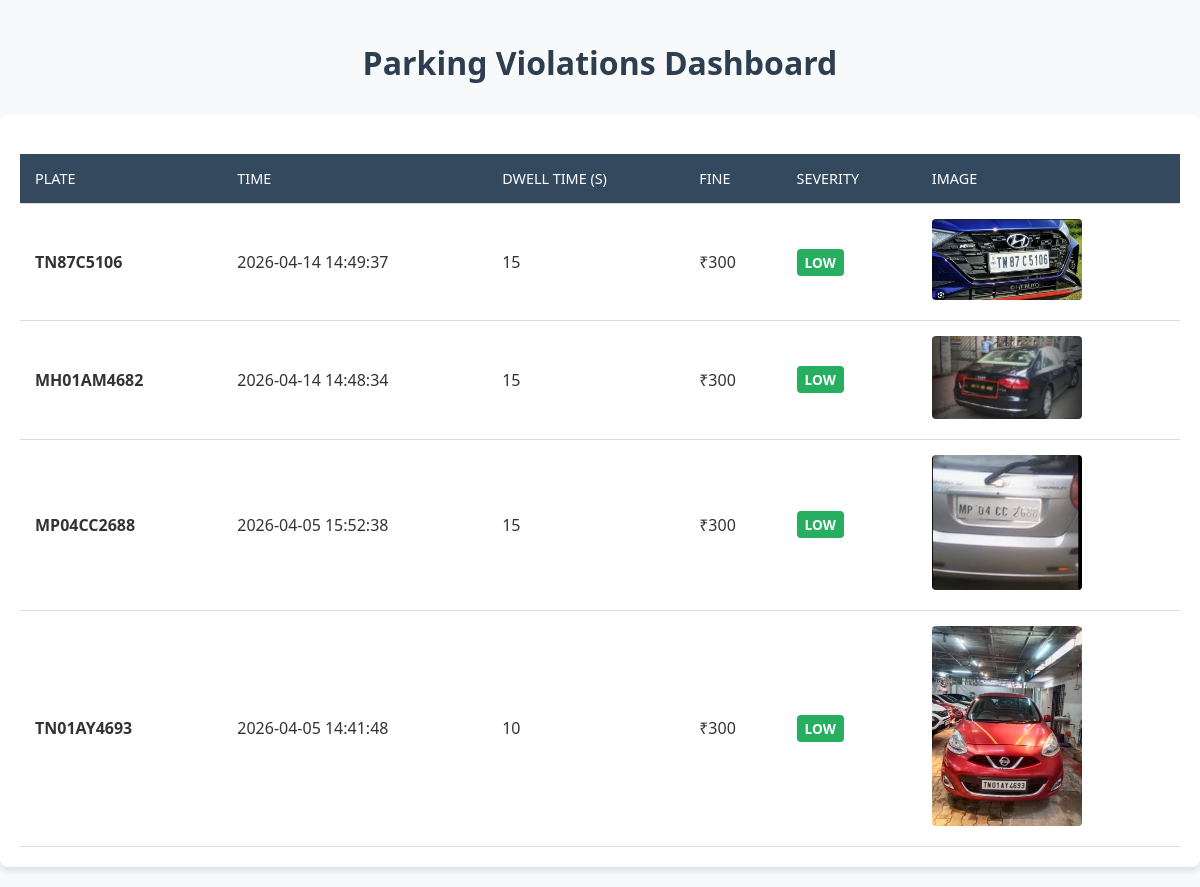
/dashboard, run on the app's committed database.
### tables this page shows
CREATE TABLE violations (
            id         INTEGER PRIMARY KEY AUTOINCREMENT,
            plate      TEXT    NOT NULL,
            timestamp  INTEGER NOT NULL,
            dwell_time INTEGER NOT NULL,
            fine       INTEGER NOT NULL,
            image_path TEXT    NOT NULL
        , severity TEXT NOT NULL DEFAULT 'N/A');

### backend/app.py (the view)
@app.route('/dashboard', methods=['GET'])
def dashboard():
    conn = get_db_connection()
    try:
        rows = conn.execute('''
            SELECT plate, timestamp, dwell_time, fine, severity, image_path
            FROM violations
            WHERE id IN (SELECT MAX(id) FROM violations GROUP BY plate)
            ORDER BY timestamp DESC
        ''').fetchall()
        violations = []
        for row in rows:
            violations.append({
                "plate":      row["plate"],
                "time":       datetime.fromtimestamp(row["timestamp"] / 1000).strftime("%Y-%m-%d %H:%M:%S"),
                "dwell_time": row["dwell_time"],
                "fine":       row["fine"],
                "severity":   row["severity"],
                "image_path": row["image_path"]
            })
    finally:
        conn.close()
    return render_template('index.html', violations=violations)

### backend/database.py (called while the page is built)
def get_db_connection():
    conn = sqlite3.connect(DB_PATH)
    conn.row_factory = sqlite3.Row
    conn.execute('''
        CREATE TABLE IF NOT EXISTS violations (
            id         INTEGER PRIMARY KEY AUTOINCREMENT,
            plate      TEXT    NOT NULL,
            timestamp  INTEGER NOT NULL,
            dwell_time INTEGER NOT NULL,
            fine       INTEGER NOT NULL,
            severity   TEXT    NOT NULL,
            image_path TEXT    NOT NULL
        )
    ''')
    cursor = conn.execute("PRAGMA table_info(violations)")
    columns = [row['name'] for row in cursor.fetchall()]
    if 'severity' not in columns:
        conn.execute("ALTER TABLE violations ADD COLUMN severity TEXT NOT NULL DEFAULT 'N/A'")
    conn.commit()
    return conn

### templates/index.html (shortened to what this page needs)
<!DOCTYPE html>
<html lang="en">
<head>
</head>
<body>
    <h1>Parking Violations Dashboard</h1>
    <div class="container">
        {% if violations %}
        <table>
            <thead>
                <tr>
                    <th>Plate</th>
                    <th>Time</th>
                    <th>Dwell Time (s)</th>
                    <th>Fine</th>
                    <th>Severity</th>
                    <th>Image</th>
                </tr>
            </thead>
            <tbody>
                {% for v in violations %}
                <tr>
                    <td><strong>{{ v.plate }}</strong></td>
                    <td>{{ v.time }}</td>
                    <td>{{ v.dwell_time }}</td>
                    <td>₹{{ v.fine }}</td>
                    <td>
                        <span class="severity severity-{{ v.severity|lower if v.severity else 'default' }}">
                            {{ v.severity if v.severity else 'N/A' }}
                        </span>
                    </td>
                    <td>
                        <a href="{{ url_for('static', filename=v.image_path) }}" target="_blank">
                            <img src="{{ url_for('static', filename=v.image_path) }}" alt="Violation" class="violation-img">
                        </a>
                    </td>
                </tr>
                {% endfor %}
            </tbody>
        </table>
        {% else %}
        <div class="no-data">
            No violation records found in the database.
        </div>
        {% endif %}
    </div>
</body>
</html>

### templates/index.html (style rules this page uses)
:root { --primary-color: #2c3e50; --secondary-color: #34495e; --bg-color: #f8f9fa; --text-color: #333; --border-color: #ddd; --low-color: #27ae60; --medium-color: #f39c12; --high-color: #e74c3c; }
body { font-family: 'Segoe UI', Tahoma, Geneva, Verdana, sans-serif; background-color: var(--bg-color); color: var(--text-color); margin: 0; padding: 20px; display: flex; flex-direction: column; align-items: center; }
h1 { color: var(--primary-color); margin-bottom: 30px; font-weight: 600; }
.container { width: 100%; max-width: 1200px; background: white; padding: 20px; border-radius: 8px; box-shadow: 0 4px 6px rgba(0,0,0,0.1); }
table { width: 100%; border-collapse: collapse; margin-top: 20px; }
th, td { text-align: left; padding: 15px; border-bottom: 1px solid var(--border-color); }
th { background-color: var(--secondary-color); color: white; font-weight: 500; text-transform: uppercase; font-size: 0.9rem; }
.severity { font-weight: bold; padding: 4px 8px; border-radius: 4px; font-size: 0.85rem; color: white; display: inline-block; }
.severity-low { background-color: var(--low-color); }
.violation-img { max-width: 150px; height: auto; border-radius: 4px; cursor: pointer; transition: transform 0.2s; }

### data on the page
violations: plate "TN87C5106", time "2026-04-14 14:49:37", dwell_time "15", fine "300", severity "LOW", image_path (picture)
violations: plate "MH01AM4682", time "2026-04-14 14:48:34", dwell_time "15", fine "300", severity "LOW", image_path (picture)
violations: plate "MP04CC2688", time "2026-04-05 15:52:38", dwell_time "15", fine "300", severity "LOW", image_path (picture)
violations: plate "TN01AY4693", time "2026-04-05 14:41:48", dwell_time "10", fine "300", severity "LOW", image_path (picture)
